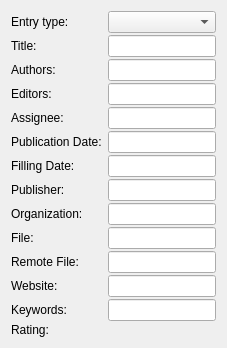
     <widget class="QWidget" name="tab">
      <attribute name="title">
       <string>Basics</string>
      </attribute>
      <layout class="QFormLayout" name="formLayout_3">
       <property name="fieldGrowthPolicy">
        <enum>QFormLayout::ExpandingFieldsGrow</enum>
       </property>
       <property name="horizontalSpacing">
        <number>-1</number>
       </property>
       <property name="verticalSpacing">
        <number>2</number>
       </property>
       <item row="0" column="0">
        <widget class="QLabel" name="label_2">
         <property name="text">
          <string>Entry type:</string>
         </property>
         <property name="buddy">
          <cstring>editEntryType</cstring>
         </property>
        </widget>
       </item>
       <item row="0" column="1">
        <widget class="KComboBox" name="editEntryType">
         <property name="sizePolicy">
          <sizepolicy hsizetype="MinimumExpanding" vsizetype="Fixed">
           <horstretch>0</horstretch>
           <verstretch>0</verstretch>
          </sizepolicy>
         </property>
        </widget>
       </item>
       <item row="3" column="0">
        <widget class="QLabel" name="labelTitle">
         <property name="text">
          <string>Title:</string>
         </property>
         <property name="buddy">
          <cstring>editTitle</cstring>
         </property>
        </widget>
       </item>
       <item row="3" column="1">
        <widget class="StringEdit" name="editTitle"/>
       </item>
       <item row="5" column="0">
        <widget class="QLabel" name="labelAuthors">
         <property name="text">
          <string>Authors:</string>
         </property>
         <property name="buddy">
          <cstring>editAuthors</cstring>
         </property>
        </widget>
       </item>
       <item row="5" column="1">
        <widget class="ContactEdit" name="editAuthors"/>
       </item>
       <item row="7" column="0">
        <widget class="QLabel" name="labelEditors">
         <property name="text">
          <string>Editors:</string>
         </property>
         <property name="buddy">
          <cstring>editEditor</cstring>
         </property>
        </widget>
       </item>
       <item row="7" column="1">
        <widget class="ContactEdit" name="editEditor"/>
       </item>
       <item row="8" column="0">
        <widget class="QLabel" name="label_3">
         <property name="text">
          <string>Assignee:</string>
         </property>
         <property name="buddy">
          <cstring>editAssignee</cstring>
         </property>
        </widget>
       </item>
       <item row="8" column="1">
        <widget class="ContactEdit" name="editAssignee"/>
       </item>
       <item row="9" column="0">
        <widget class="QLabel" name="labelPublicationDate">
         <property name="text">
          <string>Publication Date:</string>
         </property>
         <property name="buddy">
          <cstring>editDate</cstring>
         </property>
        </widget>
       </item>
       <item row="9" column="1">
        <widget class="DateEdit" name="editDate"/>
       </item>
       <item row="10" column="0">
        <widget class="QLabel" name="labelFillingDate">
         <property name="text">
          <string>Filling Date:</string>
         </property>
         <property name="buddy">
          <cstring>editFillingDate</cstring>
         </property>
        </widget>
       </item>
       <item row="10" column="1">
        <widget class="DateEdit" name="editFillingDate"/>
       </item>
       <item row="11" column="0">
        <widget class="QLabel" name="labelPublisher">
         <property name="text">
          <string>Publisher:</string>
         </property>
         <property name="buddy">
          <cstring>editPublisher</cstring>
         </property>
        </widget>
       </item>
       <item row="11" column="1">
        <widget class="ContactEdit" name="editPublisher"/>
       </item>
       <item row="14" column="0">
        <widget class="QLabel" name="labelOrganization">
         <property name="text">
          <string>Organization:</string>
         </property>
         <property name="buddy">
          <cstring>editOrganization</cstring>
         </property>
        </widget>
       </item>
       <item row="14" column="1">
        <widget class="OrganizationEdit" name="editOrganization"/>
       </item>
       <item row="18" column="0">
        <widget class="QLabel" name="labelFile">
         <property name="text">
          <string>File:</string>
         </property>
         <property name="buddy">
          <cstring>editFileObject</cstring>
         </property>
        </widget>
       </item>
       <item row="18" column="1">
        <widget class="FileObjectEdit" name="editFileObject"/>
       </item>
       <item row="20" column="0">
        <widget class="QLabel" name="labelRemoteFile">
         <property name="text">
          <string>Remote File:</string>
         </property>
         <property name="buddy">
          <cstring>editRemoteObject</cstring>
         </property>
        </widget>
       </item>
       <item row="20" column="1">
        <widget class="FileObjectEdit" name="editRemoteObject"/>
       </item>
       <item row="21" column="0">
        <widget class="QLabel" name="labelWebsite">
         <property name="text">
          <string>Website:</string>
         </property>
         <property name="buddy">
          <cstring>editWebObject</cstring>
         </property>
        </widget>
       </item>
       <item row="21" column="1">
        <widget class="FileObjectEdit" name="editWebObject"/>
       </item>
       <item row="22" column="0">
        <widget class="QLabel" name="labelKeywords">
         <property name="text">
          <string>Keywords:</string>
         </property>
         <property name="buddy">
          <cstring>editKeywords</cstring>
         </property>
        </widget>
       </item>
       <item row="22" column="1">
        <widget class="TagEdit" name="editKeywords"/>
       </item>
       <item row="23" column="0">
        <widget class="QLabel" name="labelRating">
         <property name="text">
          <string>Rating:</string>
         </property>
        </widget>
       </item>
       <item row="23" column="1">
        <widget class="KRatingWidget" name="editRating"/>
       </item>
      </layout>
      <zorder>label_2</zorder>
      <zorder>editEntryType</zorder>
      <zorder>labelTitle</zorder>
      <zorder>editTitle</zorder>
      <zorder>labelAuthors</zorder>
      <zorder>editAuthors</zorder>
      <zorder>labelEditors</zorder>
      <zorder>editEditor</zorder>
      <zorder>labelPublicationDate</zorder>
      <zorder>editDate</zorder>
      <zorder>labelPublisher</zorder>
      <zorder>editPublisher</zorder>
      <zorder>labelOrganization</zorder>
      <zorder>editOrganization</zorder>
      <zorder>labelFile</zorder>
      <zorder>editFileObject</zorder>
      <zorder>labelRemoteFile</zorder>
      <zorder>editRemoteObject</zorder>
      <zorder>labelWebsite</zorder>
      <zorder>editWebObject</zorder>
      <zorder>labelKeywords</zorder>
      <zorder>editKeywords</zorder>
      <zorder>labelRating</zorder>
      <zorder>editRating</zorder>
      <zorder>editFillingDate</zorder>
      <zorder>labelFillingDate</zorder>
      <zorder>editAssignee</zorder>
      <zorder>label_3</zorder>
     </widget>
